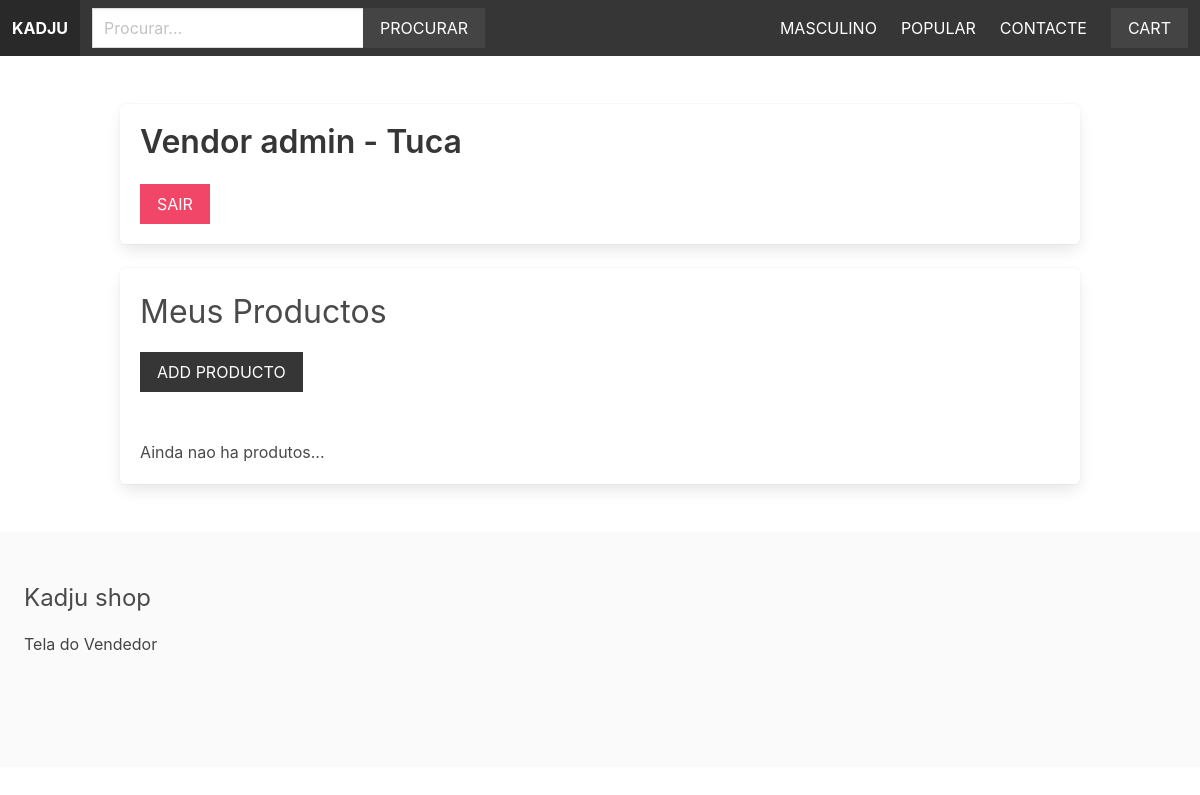
Page /vendors/vendor-admin/ (signed in) on the earlier database version.
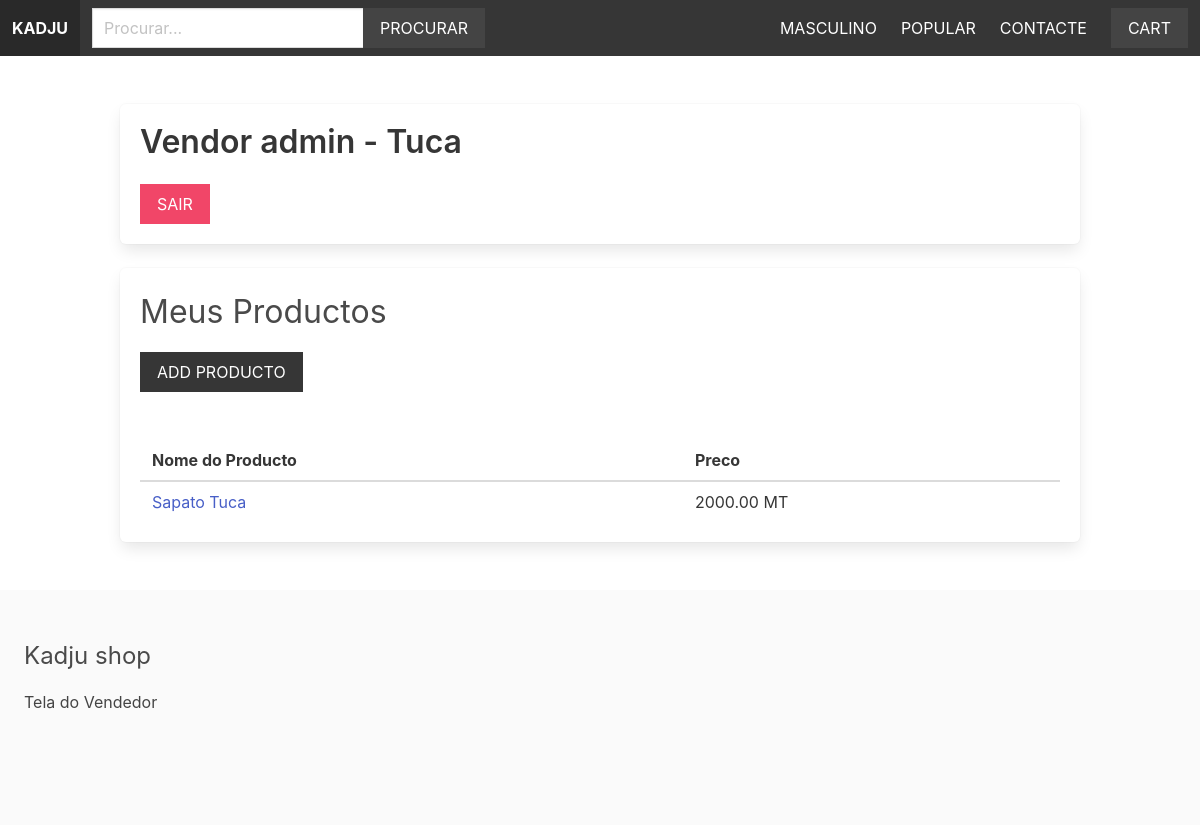
Same page on the later database version.
### apps/product/models.py (models this page shows, shortened)
class Category(models.Model):
    title = models.CharField(max_length=255)
    slug = models.SlugField(max_length=255)
    ordering = models.IntegerField(default=0)
    class Meta:
        ordering = ['ordering']

class Product(models.Model):
    category = models.ForeignKey(Category, related_name='products', on_delete=models.CASCADE)
    vendor = models.ForeignKey(Vendor, related_name='products', on_delete=models.CASCADE)
    title = models.CharField(max_length=255)
    slug = models.SlugField(max_length=255)
    description = models.TextField(blank=True, null=True)
    price = models.DecimalField(max_digits=6, decimal_places=2)
    date_added = models.DateTimeField(auto_now_add=True)
    image = models.ImageField(upload_to='uploads/', blank=True, null=True)
    thumbnail = models.ImageField(upload_to='uploads/', blank=True, null=True)
    class Meta:
        ordering = ['-date_added']

### apps/vendor/views.py (the view)
# urls.py: path('vendor-admin/', views.vendor_admin, name='vendor_admin'),
@login_required
def vendor_admin(request):
    vendor = request.user.vendor
    products = vendor.products.all()
    return render(request, 'vendor/vendor_admin.html', {'vendor': vendor, 'products': products})

### apps/cart/cart.py (called while the page is built)
    def __len__(self):
        return sum(item['quantity'] for item in self.cart.values())

### apps/cart/context_processors.py (called while the page is built)
def cart(request):
    return {'cart': Cart(request)}

### apps/product/context_processors.py (called while the page is built)
def menu_categories(request):
    categories = Category.objects.all()
    return {'menu_categories': categories}

### apps/vendor/templates/vendor/vendor_admin.html
{% extends 'core/base.html' %} {% block title %} Vendor Admin | {% endblock %}
{% block content %}
<div class="box">
  <h1 class="title">Vendor admin - {{ vendor.name }}</h1>
  <a href="{% url 'logout' %}" class="button is-danger is-uppercase">Sair</a>
</div>
<div class="box">
  <h2 class="is-size-3 mb-4">Meus Productos</h2>
  <a href="{% url 'add_product' %}" class="button is-dark is-uppercase mb-6">Add Producto</a>
  {% if products %}
  <table class="table is-fullwidth">
    <thead>
      <tr>
        <th>Nome do Producto</th>
        <th>Preco</th>
      </tr>
    </thead>
    <tbody>
      {% for product in products %}
      <tr>
        <td><a href="{% url 'product' product.category.slug product.slug %}">{{ product.title }}</a></td>
          <td>{{ product.price}} MT</td>
      </tr>
      {% endfor %}
    </tbody>
  </table>
  {% else %}
    <p>Ainda nao ha produtos...</p>
  {% endif %}
</div>
{% endblock %}

### apps/core/templates/core/base.html (shortened to what this page needs)
{% load static %}
<!DOCTYPE html>
<html>
  <head>
    <link
      rel="stylesheet"
      href="https://cdn.jsdelivr.net/npm/bulma@0.9.1/css/bulma.min.css"
    />
    <link rel="stylesheet" href="{% static 'styles/main.css' %}" />
  </head>
  <body>
    <nav class="navbar is-dark">
      <div class="navbar-brand">
        <a href="/" class="navbar-item"><strong>Kadju</strong></a>
      </div>
      <div class="navbar-menu" id="main-navbar">
        <div class="navbar-start">
          <div class="navbar-item">
            <form method="get" action="{% url 'search' %}">
              <div class="field has-addons">
                <div class="control">
                  <input
                    type="text"
                    class="input"
                    placeholder="Procurar..."
                    name="query"
                  />
                </div>
                <div class="control">
                  <button class="button is-dark is-uppercase">Procurar</button>
                </div>
              </div>
            </form>
          </div>
        </div>
            <div class="navbar-end">
              {% for category in menu_categories %}
                 <a href="{% url 'category' category.slug %}" class="navbar-item">{{ category.title }}</a>
              {% endfor %}
              <a href="{% url 'contact' %}" class="navbar-item">Contacte</a>
              <div class="navbar-item">
                  <a href="{% url 'cart' %}" class="button is-dark">Cart{% if cart %} ({{ cart|length }}){% endif %}</a>
              </div>
            </div>
        </div>
    </nav>
    <section class="section">
        <div class="container">
            {% block content %}
            {% endblock %}
        </div>
    </section>
    <footer class="footer">
        <h3 class="is-size-4 mb-4">Kadju shop</h3>
        {% if request.user.is_authenticated %}
              <a href="{% url 'vendor_admin' %}">Tela do Vendedor</a>
        {% else %}
              <a href="{% url 'become_vendor' %}">Seja um Vendedor</a>
        {% endif %}
    </footer>
  </body>
</html>

Differences in the rows shown:
added Product: title "Sapato Tuca", price "2000.00"
Other differences:
text no longer shown: "Ainda nao ha produtos..."
text now shown: "Nome do Producto Preco"
